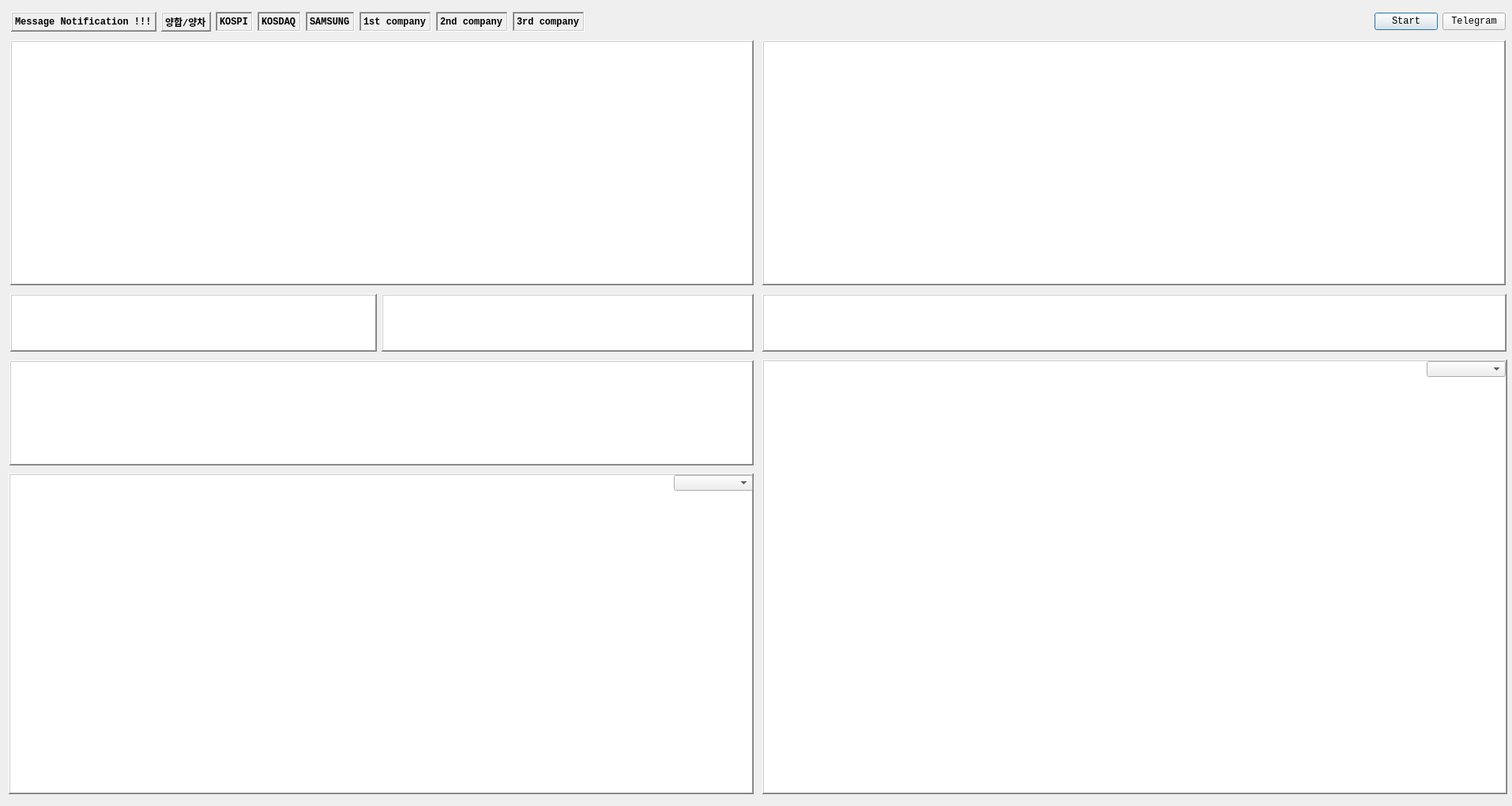
<?xml version="1.0" encoding="UTF-8"?>
<ui version="4.0">
 <class>Dialog</class>
 <widget class="QDialog" name="Dialog">
  <property name="geometry">
   <rect>
    <x>0</x>
    <y>0</y>
    <width>1914</width>
    <height>1020</height>
   </rect>
  </property>
  <property name="font">
   <font>
    <family>Consolas</family>
    <pointsize>9</pointsize>
    <weight>75</weight>
    <bold>true</bold>
   </font>
  </property>
  <property name="windowTitle">
   <string>선물옵션 전광판</string>
  </property>
  <widget class="PlotWidget" name="Plot2">
   <property name="geometry">
    <rect>
     <x>965</x>
     <y>455</y>
     <width>943</width>
     <height>550</height>
    </rect>
   </property>
   <property name="font">
    <font>
     <family>Consolas</family>
     <weight>75</weight>
     <italic>true</italic>
     <bold>true</bold>
    </font>
   </property>
   <property name="focusPolicy">
    <enum>Qt::NoFocus</enum>
   </property>
   <property name="frameShape">
    <enum>QFrame::WinPanel</enum>
   </property>
   <property name="frameShadow">
    <enum>QFrame::Raised</enum>
   </property>
  </widget>
  <widget class="QTableWidget" name="tableWidget_fut">
   <property name="geometry">
    <rect>
     <x>12</x>
     <y>456</y>
     <width>942</width>
     <height>133</height>
    </rect>
   </property>
   <property name="font">
    <font>
     <family>Consolas</family>
     <weight>50</weight>
     <bold>false</bold>
    </font>
   </property>
   <property name="focusPolicy">
    <enum>Qt::NoFocus</enum>
   </property>
   <property name="frameShape">
    <enum>QFrame::WinPanel</enum>
   </property>
   <property name="frameShadow">
    <enum>QFrame::Raised</enum>
   </property>
  </widget>
  <widget class="PlotWidget" name="Plot1">
   <property name="geometry">
    <rect>
     <x>11</x>
     <y>599</y>
     <width>943</width>
     <height>406</height>
    </rect>
   </property>
   <property name="font">
    <font>
     <family>Consolas</family>
     <weight>75</weight>
     <italic>true</italic>
     <bold>true</bold>
    </font>
   </property>
   <property name="focusPolicy">
    <enum>Qt::NoFocus</enum>
   </property>
   <property name="frameShape">
    <enum>QFrame::WinPanel</enum>
   </property>
   <property name="frameShadow">
    <enum>QFrame::Raised</enum>
   </property>
  </widget>
  <widget class="QTextBrowser" name="textBrowser">
   <property name="geometry">
    <rect>
     <x>13</x>
     <y>372</y>
     <width>464</width>
     <height>73</height>
    </rect>
   </property>
   <property name="font">
    <font>
     <family>Consolas</family>
     <weight>75</weight>
     <bold>true</bold>
    </font>
   </property>
   <property name="focusPolicy">
    <enum>Qt::StrongFocus</enum>
   </property>
   <property name="frameShape">
    <enum>QFrame::WinPanel</enum>
   </property>
   <property name="frameShadow">
    <enum>QFrame::Raised</enum>
   </property>
  </widget>
  <widget class="QTableWidget" name="tableWidget_supply">
   <property name="geometry">
    <rect>
     <x>483</x>
     <y>372</y>
     <width>471</width>
     <height>73</height>
    </rect>
   </property>
   <property name="font">
    <font>
     <family>Consolas</family>
    </font>
   </property>
   <property name="focusPolicy">
    <enum>Qt::NoFocus</enum>
   </property>
   <property name="frameShape">
    <enum>QFrame::WinPanel</enum>
   </property>
   <property name="frameShadow">
    <enum>QFrame::Raised</enum>
   </property>
  </widget>
  <widget class="QTableWidget" name="tableWidget_quote">
   <property name="geometry">
    <rect>
     <x>965</x>
     <y>372</y>
     <width>942</width>
     <height>73</height>
    </rect>
   </property>
   <property name="font">
    <font>
     <family>Consolas</family>
     <weight>50</weight>
     <bold>false</bold>
    </font>
   </property>
   <property name="focusPolicy">
    <enum>Qt::NoFocus</enum>
   </property>
   <property name="frameShape">
    <enum>QFrame::WinPanel</enum>
   </property>
   <property name="frameShadow">
    <enum>QFrame::Raised</enum>
   </property>
  </widget>
  <widget class="QTableWidget" name="tableWidget_call">
   <property name="geometry">
    <rect>
     <x>13</x>
     <y>51</y>
     <width>941</width>
     <height>310</height>
    </rect>
   </property>
   <property name="font">
    <font>
     <family>Consolas</family>
     <weight>50</weight>
     <bold>false</bold>
    </font>
   </property>
   <property name="focusPolicy">
    <enum>Qt::NoFocus</enum>
   </property>
   <property name="frameShape">
    <enum>QFrame::WinPanel</enum>
   </property>
   <property name="frameShadow">
    <enum>QFrame::Raised</enum>
   </property>
   <property name="lineWidth">
    <number>1</number>
   </property>
  </widget>
  <widget class="QTableWidget" name="tableWidget_put">
   <property name="geometry">
    <rect>
     <x>965</x>
     <y>51</y>
     <width>941</width>
     <height>310</height>
    </rect>
   </property>
   <property name="font">
    <font>
     <family>Consolas</family>
     <weight>50</weight>
     <bold>false</bold>
    </font>
   </property>
   <property name="focusPolicy">
    <enum>Qt::NoFocus</enum>
   </property>
   <property name="frameShape">
    <enum>QFrame::WinPanel</enum>
   </property>
   <property name="frameShadow">
    <enum>QFrame::Raised</enum>
   </property>
   <property name="lineWidth">
    <number>1</number>
   </property>
  </widget>
  <widget class="QComboBox" name="comboBox1">
   <property name="geometry">
    <rect>
     <x>853</x>
     <y>601</y>
     <width>100</width>
     <height>20</height>
    </rect>
   </property>
   <property name="focusPolicy">
    <enum>Qt::NoFocus</enum>
   </property>
  </widget>
  <widget class="QComboBox" name="comboBox2">
   <property name="geometry">
    <rect>
     <x>1806</x>
     <y>457</y>
     <width>100</width>
     <height>20</height>
    </rect>
   </property>
   <property name="focusPolicy">
    <enum>Qt::NoFocus</enum>
   </property>
  </widget>
  <widget class="QWidget" name="layoutWidget">
   <property name="geometry">
    <rect>
     <x>14</x>
     <y>15</y>
     <width>1892</width>
     <height>25</height>
    </rect>
   </property>
   <layout class="QHBoxLayout" name="horizontalLayout">
    <item>
     <widget class="QLabel" name="label_msg">
      <property name="font">
       <font>
        <weight>75</weight>
        <italic>false</italic>
        <bold>true</bold>
       </font>
      </property>
      <property name="frameShape">
       <enum>QFrame::WinPanel</enum>
      </property>
      <property name="frameShadow">
       <enum>QFrame::Raised</enum>
      </property>
      <property name="text">
       <string>Message Notification !!!</string>
      </property>
     </widget>
    </item>
    <item>
     <widget class="QLabel" name="label_atm">
      <property name="font">
       <font>
        <weight>75</weight>
        <italic>false</italic>
        <bold>true</bold>
       </font>
      </property>
      <property name="frameShape">
       <enum>QFrame::WinPanel</enum>
      </property>
      <property name="frameShadow">
       <enum>QFrame::Raised</enum>
      </property>
      <property name="text">
       <string>양합/양차</string>
      </property>
     </widget>
    </item>
    <item>
     <widget class="QLabel" name="label_kospi">
      <property name="font">
       <font>
        <family>Consolas</family>
        <weight>75</weight>
        <italic>false</italic>
        <bold>true</bold>
       </font>
      </property>
      <property name="frameShape">
       <enum>QFrame::WinPanel</enum>
      </property>
      <property name="frameShadow">
       <enum>QFrame::Sunken</enum>
      </property>
      <property name="text">
       <string>KOSPI</string>
      </property>
     </widget>
    </item>
    <item>
     <widget class="QLabel" name="label_kosdaq">
      <property name="font">
       <font>
        <family>Consolas</family>
        <weight>75</weight>
        <italic>false</italic>
        <bold>true</bold>
       </font>
      </property>
      <property name="frameShape">
       <enum>QFrame::WinPanel</enum>
      </property>
      <property name="frameShadow">
       <enum>QFrame::Sunken</enum>
      </property>
      <property name="text">
       <string>KOSDAQ</string>
      </property>
     </widget>
    </item>
    <item>
     <widget class="QLabel" name="label_samsung">
      <property name="font">
       <font>
        <family>Consolas</family>
        <weight>75</weight>
        <italic>false</italic>
        <bold>true</bold>
       </font>
      </property>
      <property name="frameShape">
       <enum>QFrame::WinPanel</enum>
      </property>
      <property name="frameShadow">
       <enum>QFrame::Sunken</enum>
      </property>
      <property name="text">
       <string>SAMSUNG</string>
      </property>
     </widget>
    </item>
    <item>
     <widget class="QLabel" name="label_1st">
      <property name="font">
       <font>
        <family>Consolas</family>
        <weight>75</weight>
        <italic>false</italic>
        <bold>true</bold>
       </font>
      </property>
      <property name="frameShape">
       <enum>QFrame::WinPanel</enum>
      </property>
      <property name="frameShadow">
       <enum>QFrame::Sunken</enum>
      </property>
      <property name="text">
       <string>1st company</string>
      </property>
      <property name="margin">
       <number>0</number>
      </property>
     </widget>
    </item>
    <item>
     <widget class="QLabel" name="label_2nd">
      <property name="font">
       <font>
        <family>Consolas</family>
        <weight>75</weight>
        <italic>false</italic>
        <bold>true</bold>
       </font>
      </property>
      <property name="frameShape">
       <enum>QFrame::WinPanel</enum>
      </property>
      <property name="frameShadow">
       <enum>QFrame::Sunken</enum>
      </property>
      <property name="text">
       <string>2nd company</string>
      </property>
     </widget>
    </item>
    <item>
     <widget class="QLabel" name="label_3rd">
      <property name="font">
       <font>
        <family>Consolas</family>
        <weight>75</weight>
        <italic>false</italic>
        <bold>true</bold>
       </font>
      </property>
      <property name="frameShape">
       <enum>QFrame::WinPanel</enum>
      </property>
      <property name="frameShadow">
       <enum>QFrame::Sunken</enum>
      </property>
      <property name="text">
       <string>3rd company</string>
      </property>
     </widget>
    </item>
    <item>
     <spacer name="horizontalSpacer">
      <property name="orientation">
       <enum>Qt::Horizontal</enum>
      </property>
      <property name="sizeHint" stdset="0">
       <size>
        <width>40</width>
        <height>20</height>
       </size>
      </property>
     </spacer>
    </item>
    <item>
     <widget class="QPushButton" name="pushButton_add">
      <property name="maximumSize">
       <size>
        <width>100</width>
        <height>16777215</height>
       </size>
      </property>
      <property name="font">
       <font>
        <family>Consolas</family>
        <weight>50</weight>
        <bold>false</bold>
       </font>
      </property>
      <property name="text">
       <string>Start</string>
      </property>
     </widget>
    </item>
    <item>
     <widget class="QPushButton" name="pushButton_remove">
      <property name="maximumSize">
       <size>
        <width>100</width>
        <height>16777215</height>
       </size>
      </property>
      <property name="font">
       <font>
        <family>Consolas</family>
        <weight>50</weight>
        <bold>false</bold>
       </font>
      </property>
      <property name="focusPolicy">
       <enum>Qt::NoFocus</enum>
      </property>
      <property name="text">
       <string>Telegram</string>
      </property>
     </widget>
    </item>
   </layout>
  </widget>
 </widget>
 <customwidgets>
  <customwidget>
   <class>PlotWidget</class>
   <extends>QGraphicsView</extends>
   <header>pyqtgraph</header>
  </customwidget>
 </customwidgets>
 <resources/>
 <connections>
  <connection>
   <sender>pushButton_add</sender>
   <signal>clicked()</signal>
   <receiver>Dialog</receiver>
   <slot>AddCode()</slot>
   <hints>
    <hint type="sourcelabel">
     <x>457</x>
     <y>20</y>
    </hint>
    <hint type="destinationlabel">
     <x>458</x>
     <y>-8</y>
    </hint>
   </hints>
  </connection>
  <connection>
   <sender>pushButton_remove</sender>
   <signal>clicked()</signal>
   <receiver>Dialog</receiver>
   <slot>RemoveCode()</slot>
   <hints>
    <hint type="sourcelabel">
     <x>496</x>
     <y>20</y>
    </hint>
    <hint type="destinationlabel">
     <x>461</x>
     <y>-22</y>
    </hint>
   </hints>
  </connection>
 </connections>
 <slots>
  <slot>AddCode()</slot>
  <slot>RemoveCode()</slot>
 </slots>
</ui>
